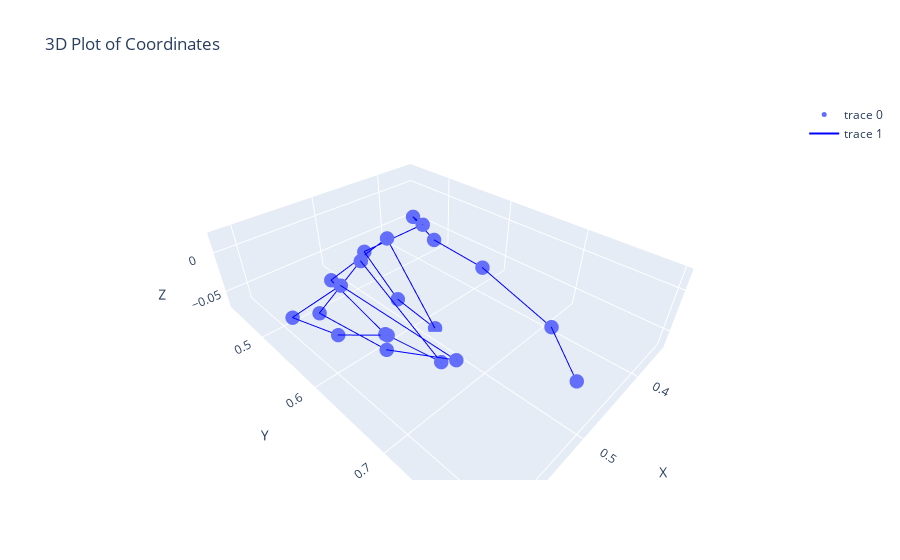

This figure's notebook cell:
### Code cell
image = eval(df.loc[0, 'keypoints'])

# Extract x, y, and z coordinates from image
x = [coord[0] for coord in image]
y = [coord[1] for coord in image]
z = [coord[2] for coord in image]

# Create a 3D scatter plot
fig = go.Figure(data=[go.Scatter3d(x=x, y=y, z=z, mode='markers', marker=dict(size=5))])

# Add lines connecting the points
fig.add_trace(go.Scatter3d(x=x, y=y, z=z, mode='lines', line=dict(color='blue', width=2)))

# Set labels and title
fig.update_layout(scene=dict(xaxis_title='X', yaxis_title='Y', zaxis_title='Z'), title='3D Plot of Coordinates')

# Show the plot
fig.show()

### Figure 1 — Plotly figure (JSON) as saved in the notebook; plotly's stock layout.template omitted (floating-point values rounded to 4 significant figures)
{"data": [{"marker": {"size": 5}, "mode": "markers", "type": "scatter3d", "x": [0.5161, 0.4305, 0.3881, 0.3748, 0.3502, 0.4364, 0.4773, 0.4888, 0.4886, 0.4974, 0.5388, 0.54, 0.5312, 0.5449, 0.5814, 0.5675, 0.5485, 0.5813, 0.617, 0.6057, 0.5891], "y": [0.7951, 0.7242, 0.6005, 0.505, 0.437, 0.5488, 0.4884, 0.561, 0.6208, 0.5598, 0.5077, 0.6003, 0.6715, 0.5781, 0.5493, 0.6371, 0.7055, 0.5969, 0.5657, 0.6221, 0.6687], "z": [-7.225e-07, -0.04087, -0.04645, -0.05138, -0.04959, 0.009503, -0.03403, -0.06146, -0.0691, 0.01994, -0.03698, -0.05868, -0.05507, 0.02128, -0.03679, -0.03834, -0.01763, 0.02021, -0.01308, -0.006458, 0.01175]}, {"line": {"color": "blue", "width": 2}, "mode": "lines", "type": "scatter3d", "x": [0.5161, 0.4305, 0.3881, 0.3748, 0.3502, 0.4364, 0.4773, 0.4888, 0.4886, 0.4974, 0.5388, 0.54, 0.5312, 0.5449, 0.5814, 0.5675, 0.5485, 0.5813, 0.617, 0.6057, 0.5891], "y": [0.7951, 0.7242, 0.6005, 0.505, 0.437, 0.5488, 0.4884, 0.561, 0.6208, 0.5598, 0.5077, 0.6003, 0.6715, 0.5781, 0.5493, 0.6371, 0.7055, 0.5969, 0.5657, 0.6221, 0.6687], "z": [-7.225e-07, -0.04087, -0.04645, -0.05138, -0.04959, 0.009503, -0.03403, -0.06146, -0.0691, 0.01994, -0.03698, -0.05868, -0.05507, 0.02128, -0.03679, -0.03834, -0.01763, 0.02021, -0.01308, -0.006458, 0.01175]}], "layout": {"scene": {"xaxis": {"title": {"text": "X"}}, "yaxis": {"title": {"text": "Y"}}, "zaxis": {"title": {"text": "Z"}}}, "title": {"text": "3D Plot of Coordinates"}}}
